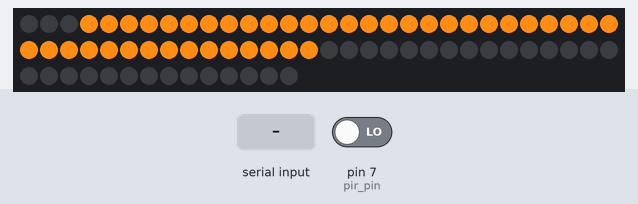
A sketch run on a simulated Arduino Uno, built with avr-gcc and run on an emulated ATmega328P. On the bench: 74 RGB LEDs in strip order, left to right, continuing on the next row. The inputs (shaded band) are chosen by the test bench; at power-on: pin 7 (pir_pin) LOW.

Above: at 8.7 s.
8.8 s: "0" received over Serial
At 9.9 s:
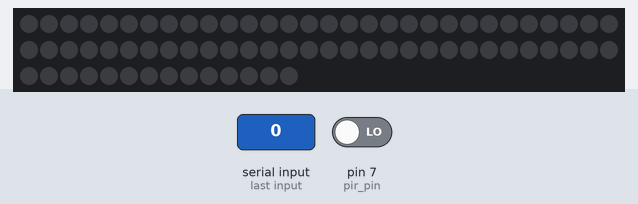
11.8 s: "1" received over Serial
At 12.2 s:
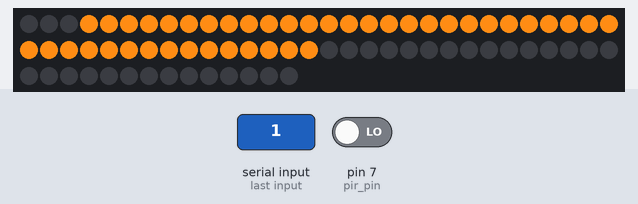
Timing chart, 0 to 14.8 s (numbered marks = the images above; inputs shaded):
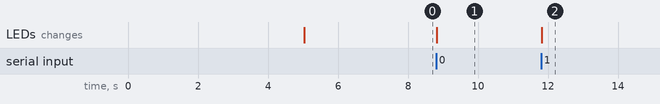

Measured:
- after the input at 8.8 s, the LEDs: change at once (image 1)
- after the input at 11.8 s, the LEDs: change at once (image 2)

The sketch:

caja_cocina.ino
```cpp
// caja_cocina.ino
#include "DHT.h"
#include <SPI.h>
#include <LPD8806.h>

#define dht_type DHT22
#define pin_dht 8

int photo_pin = 0;
int pir_pin = 7;
int gas_pin = 1;
int enviar_gas = 1;
int data_led_pin  = 12;
int clock_led_pin = 13;
LPD8806 strip = LPD8806(74 , data_led_pin, clock_led_pin);
DHT dht(pin_dht, dht_type);
long tiempo_ultima;
long tiempo_actual;
long tiempo_pir;

void setup() {
  strip.begin();
  strip.show();
  Serial.begin(9600);
  dht.begin();
  pinMode(pir_pin, INPUT);
  delay(5000);
  encender_luces();

  tiempo_ultima = millis();
  tiempo_actual = millis();
  tiempo_pir = millis();
}

void loop() {
  tiempo_actual = millis();

  int pir_read = digitalRead(pir_pin);
  if (pir_read > 0) {
    if (tiempo_actual >= tiempo_pir + 2000) {
      tiempo_pir = millis();
      tiempo_ultima = millis();
      registro_enviar();
    }
  }
  if (tiempo_actual >= tiempo_ultima +  15000) {
    registro_enviar();
    tiempo_ultima = millis();
  }
  if(Serial.available() > 0){
    char leer = Serial.read();
    if(leer=='1'){
      encender_luces();
    }
    if(leer=='0'){
      apagar_luces();
    }
   }
}

void encender_luces(){
  int i;
  for(i=3; i < 45; i=i+1){
    strip.setPixelColor(i, strip.Color(127,70,10));
  }
  strip.show();
}

void apagar_luces(){
  int i;
  for(i=0; i < 45; i=i+1){
    strip.setPixelColor(i, 0);
  }
  strip.show();
}
void registro_enviar() {

  if (enviar_gas == 1) {
    float humid = dht.readHumidity();
    float temp  = dht.readTemperature();
    int gas_read = analogRead(gas_pin);
    int pir_read = digitalRead(pir_pin);
    Serial.print("pir,binary,1,");
    Serial.println(pir_read);
    Serial.print("gaslpg,analog,1,");
    Serial.println(gas_read);
    Serial.print("humidity,pc,1,");
    Serial.println(humid);
    Serial.print("temperature,C,1,");
    Serial.println(temp);

  } else {
    int photo_read = analogRead(photo_pin);
    delay(10);
    photo_read = analogRead(photo_pin);
    int pir_read = digitalRead(pir_pin);

    Serial.print("photo,analog,1,");
    Serial.println(photo_read);
    Serial.print("pir,binary,1,");
    Serial.println(pir_read);
  }
  enviar_gas = 1 - enviar_gas;


}
```
